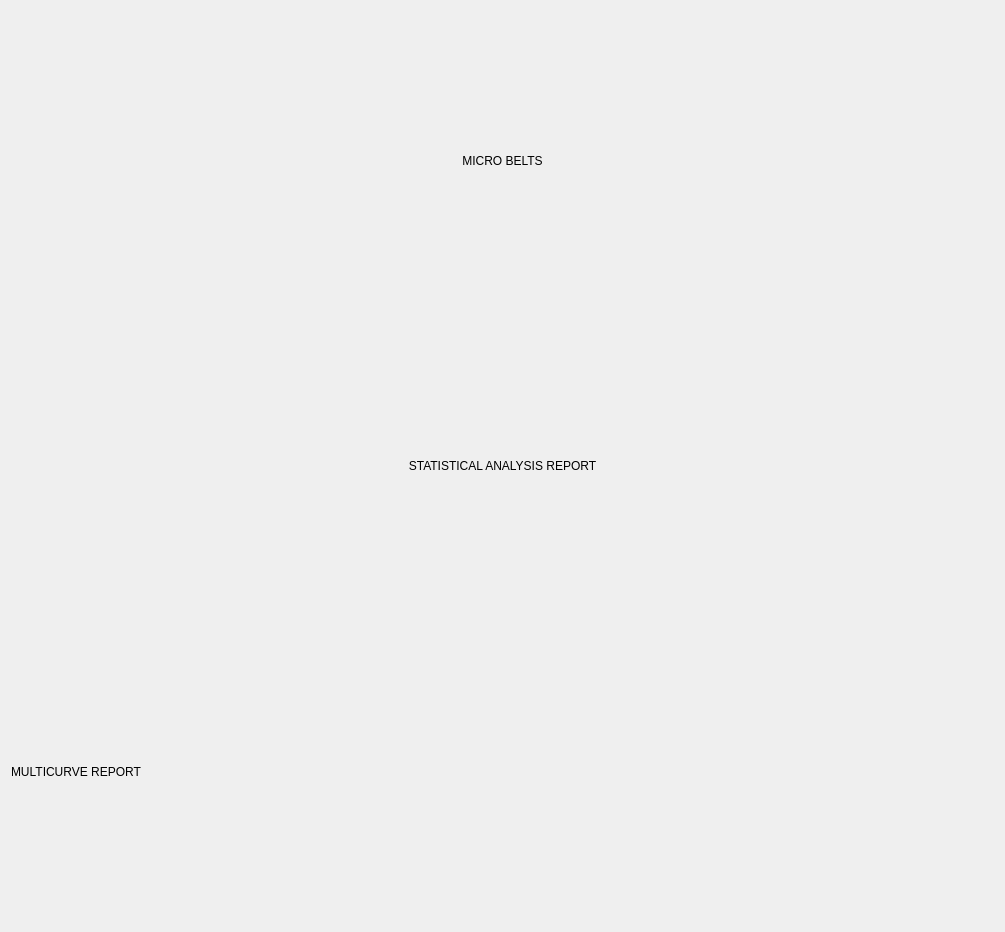
<?xml version="1.0" encoding="UTF-8"?>
<ui version="4.0">
 <class>AnalysisPlot</class>
 <widget class="QDialog" name="AnalysisPlot">
  <property name="geometry">
   <rect>
    <x>0</x>
    <y>0</y>
    <width>1005</width>
    <height>932</height>
   </rect>
  </property>
  <property name="windowTitle">
   <string>Dialog</string>
  </property>
  <layout class="QVBoxLayout" name="verticalLayout_2" stretch="2,2">
   <item>
    <layout class="QVBoxLayout" name="verticalLayout" stretch="0,0,0,1">
     <item>
      <widget class="QLabel" name="label">
       <property name="text">
        <string>MICRO BELTS</string>
       </property>
       <property name="alignment">
        <set>Qt::AlignmentFlag::AlignCenter</set>
       </property>
      </widget>
     </item>
     <item>
      <widget class="QLabel" name="label_2">
       <property name="text">
        <string>STATISTICAL ANALYSIS REPORT</string>
       </property>
       <property name="alignment">
        <set>Qt::AlignmentFlag::AlignCenter</set>
       </property>
      </widget>
     </item>
     <item>
      <widget class="QLabel" name="label_3">
       <property name="text">
        <string>MULTICURVE REPORT</string>
       </property>
      </widget>
     </item>
     <item>
      <layout class="QVBoxLayout" name="verticalLayout_tableHolder"/>
     </item>
    </layout>
   </item>
   <item>
    <layout class="QVBoxLayout" name="verticalLayout_14" stretch="2,5">
     <item>
      <layout class="QVBoxLayout" name="verticalLayout_temp"/>
     </item>
     <item>
      <layout class="QVBoxLayout" name="verticalLayout_loadCell"/>
     </item>
    </layout>
   </item>
  </layout>
 </widget>
 <resources/>
 <connections/>
</ui>
